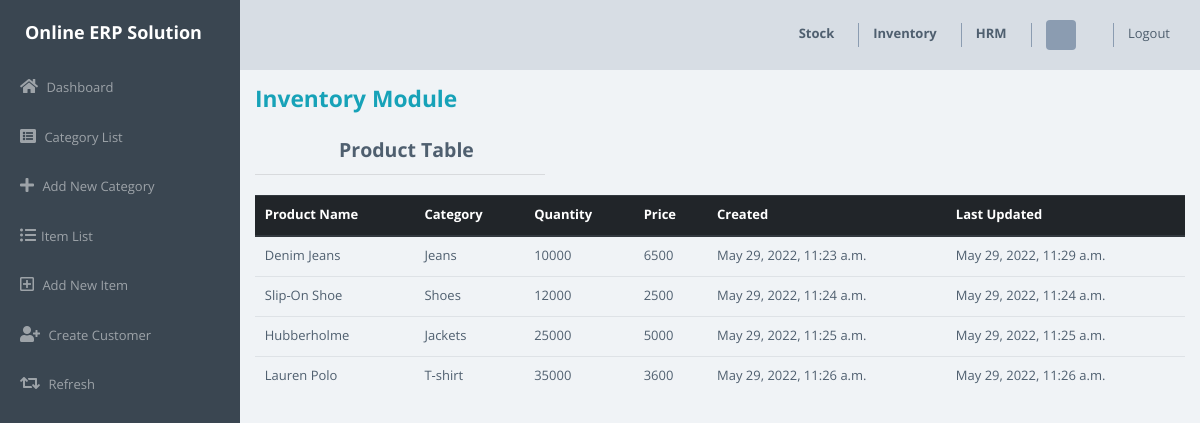
/inventory/items/, run on the app's committed database.
### stock_module/models.py (models this page shows, shortened)
class Stock(models.Model):
    category = models.ForeignKey(Category, on_delete=models.CASCADE)
    Product_Name = models.CharField(max_length=50)
    Quantity = models.IntegerField(default='0')
    Price = models.IntegerField(default='0')
    Receive_Quantity = models.IntegerField(default='0')
    Receive_By = models.CharField(max_length=50)
    Issue_Quantity = models.IntegerField(default='0')
    Issue_By = models.ForeignKey(User, on_delete=models.CASCADE, default='',null=True)
    Issue_To = models.ForeignKey(Vendor, on_delete=models.CASCADE, default='',null=True)
    Phone_Number = models.CharField(max_length=50)
    Created_By = models.CharField(max_length=50)
    Reorder_Level = models.IntegerField(default='0')
    Last_Updated = models.DateTimeField(auto_now_add=False, auto_now=True)
    Created_At = models.DateTimeField(auto_now_add=True, auto_now=False)

class Category(models.Model):
    STATUS = (
        ('Active', 'Active'),
        ('Inactive', 'Inactive')
    )
    name = models.CharField(max_length=100)
    status = models.CharField(max_length=50, choices=STATUS)
    created_at = models.DateTimeField(auto_now_add=True)
    updated_at = models.DateTimeField(auto_now=True)
    def __str__(self):
        return str(self.name)

### inventory_module/views.py (the view)
# urls.py: path('items/', views.products, name='all-products'),
def products(request):
    products = Stock.objects.all()
    context ={
        'all_products':products
    }
    return render(request, 'inventory/products.html', context)

### templates/inventory/products.html (shortened to what this page needs)
{% load static %}
{% include 'inventory/header.html' %}
{% include 'inventory/sidebar.html' %}
{% load crispy_forms_tags %}
<section class="py-5 mt-5">
    <div class="container">
      <div class="row">
        <div class="col-lg-4">
          <h3 class="font-weight-bold mt-2 text-info">Inventory Module</h3>
        </div>
        <div class="col-lg-4">
        </div>
        <div class="col-lg-4"></div>
      </div>
      <div class="row">
        <div class="col-lg-4"><h4 class="ml-3 mt-4 font-weight-bold text-center mt-2">Product Table</h4>
        <hr></div>
        <div class="col-lg-4"></div>
        <div class="col-lg-4">
        </div>
      </div>
        <div class="row">
            <div class="col-lg-12 mt-2">
                <table class="table">
                    <thead class="thead-dark">
                      <tr>
                        <th scope="col">Product Name</th>
                        <th scope="col">Category</th>
                        <th scope="col">Quantity</th>
                        <th scope="col">Price</th>
                        <th scope="col">Created</th>
                        <th scope="col">Last Updated</th>
                      </tr>
                    </thead>
                    <tbody>
                     {% for item in all_products %}
                      <tr>
                        <td>{{item.Product_Name}}</td>
                        <td>{{item.category}}</td>
                        <td>{{item.Quantity}}</td>
                        <td>{{item.Price}}</td>
                        <td>{{item.Created_At}}</td>
                        <td>{{item.Last_Updated}}</td>
                      </tr>
                      {% endfor %}
                    </tbody>
                  </table>
            </div>
        </div>
    </div>
</section>

### templates/inventory/header.html (style rules this page uses)
* { font-size: 13px; }

### templates/inventory/sidebar.html (style rules this page uses)
* { font-size: 13px; }

### templates/inventory/products.html (style rules this page uses)
* { font-size: 13px; }

### data on the page
Stock: Product_Name "Denim Jeans", category "Jeans", Quantity "10000", Price "6500", Created_At "May 29, 2022, 11:23 a.m.", Last_Updated "May 29, 2022, 11:29 a.m."
Stock: Product_Name "Slip-On Shoe", category "Shoes", Quantity "12000", Price "2500", Created_At "May 29, 2022, 11:24 a.m.", Last_Updated "May 29, 2022, 11:24 a.m."
Stock: Product_Name "Hubberholme", category "Jackets", Quantity "25000", Price "5000", Created_At "May 29, 2022, 11:25 a.m.", Last_Updated "May 29, 2022, 11:25 a.m."
Stock: Product_Name "Lauren Polo", category "T-shirt", Quantity "35000", Price "3600", Created_At "May 29, 2022, 11:26 a.m.", Last_Updated "May 29, 2022, 11:26 a.m."
